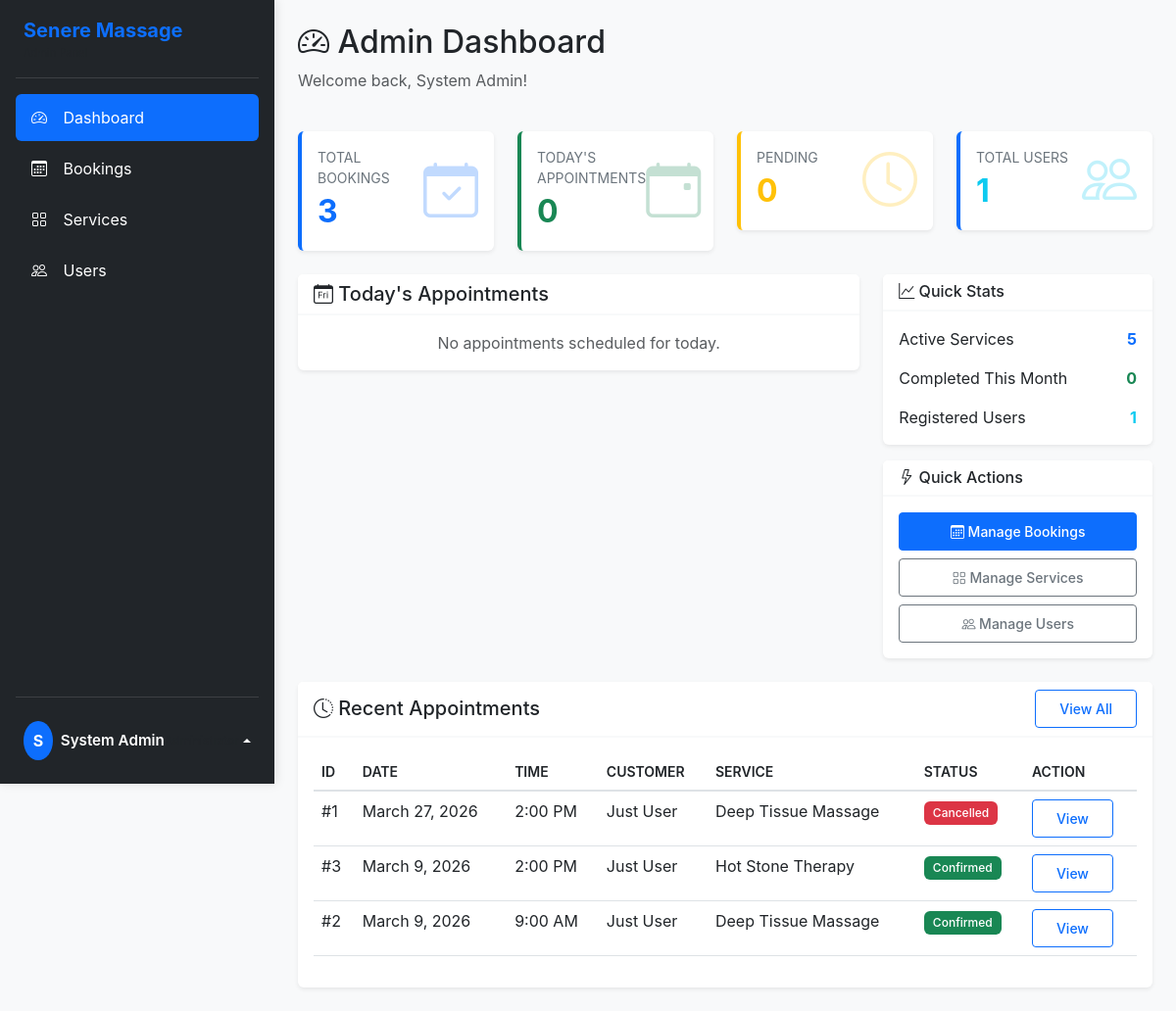
Page /admin/dashboard.php (signed in) on the committed database.
### tables this page shows
CREATE TABLE `appointments` (
  `appointment_id` int(11) NOT NULL,
  `user_id` int(11) NOT NULL,
  `service_id` int(11) NOT NULL,
  `appointment_date` date NOT NULL,
  `start_time` time NOT NULL,
  `end_time` time NOT NULL,
  `status` enum('pending','confirmed','completed','cancelled','no-show') DEFAULT 'confirmed',
  `cancellation_reason` text DEFAULT NULL,
  `cancelled_at` timestamp NULL DEFAULT NULL,
  `notes` text DEFAULT NULL,
  `created_at` timestamp NOT NULL DEFAULT current_timestamp(),
  `updated_at` timestamp NOT NULL DEFAULT current_timestamp() ON UPDATE current_timestamp()
);

CREATE TABLE `users` (
  `user_id` int(11) NOT NULL,
  `full_name` varchar(100) NOT NULL,
  `email` varchar(100) NOT NULL,
  `phone` varchar(20) NOT NULL,
  `password` varchar(255) NOT NULL,
  `role` enum('user','admin') DEFAULT 'user',
  `status` enum('active','suspended','inactive') DEFAULT 'active',
  `email_verified` tinyint(1) DEFAULT 0,
  `verification_token` varchar(100) DEFAULT NULL,
  `created_at` timestamp NOT NULL DEFAULT current_timestamp(),
  `updated_at` timestamp NOT NULL DEFAULT current_timestamp() ON UPDATE current_timestamp()
);

CREATE TABLE `services` (
  `service_id` int(11) NOT NULL,
  `service_name` varchar(100) NOT NULL,
  `description` text DEFAULT NULL,
  `duration` int(11) NOT NULL COMMENT 'Duration in minutes',
  `price` decimal(10,2) NOT NULL,
  `image_url` varchar(500) DEFAULT NULL COMMENT 'Service image URL or path',
  `status` enum('active','inactive') DEFAULT 'active',
  `created_at` timestamp NOT NULL DEFAULT current_timestamp(),
  `updated_at` timestamp NOT NULL DEFAULT current_timestamp() ON UPDATE current_timestamp()
);

### admin/dashboard.php (the view, shortened to what the rows shown need)
<?php
require_once '../config/config.php';
$database = new Database();
$db = $database->getConnection();
$appointment_model = new Appointment($db);
$recent_appointments = array_slice($appointment_model->getAll([]), 0, 10);
include '../includes/header.php';
?>
<div class="admin-layout d-flex">
    <div class="admin-content flex-grow-1">
        <div class="container-fluid  p-4">
            <div class="row mb-4">
                <div class="col">
                    <h2><i class="bi bi-speedometer2"></i> Admin Dashboard</h2>
                </div>
            </div>
    <div class="row mt-4">
        <div class="col-12">
            <div class="card">
                        <div class="card-body">
                            <?php if (!empty($recent_appointments)): ?>
                                <div class="table-responsive">
                                    <table class="table table-hover">
                                        <thead>
                                            <tr>
                                                <th>ID</th>
                                                <th>Date</th>
                                                <th>Time</th>
                                                <th>Customer</th>
                                                <th>Service</th>
                                                <th>Status</th>
                                                <th>Action</th>
                                            </tr>
                                        </thead>
                                        <tbody>
                                            <?php foreach ($recent_appointments as $app): ?>
                                                <tr>
                                                    <td>#<?php echo $app['appointment_id']; ?></td>
                                                    <td><?php echo formatDate($app['appointment_date']); ?></td>
                                                    <td><?php echo formatTime($app['start_time']); ?></td>
                                                    <td><?php echo escape($app['full_name']); ?></td>
                                                    <td><?php echo escape($app['service_name']); ?></td>
                                                    <td>
                                                        <span class="badge bg-<?php
                                                            echo $app['status'] == 'confirmed' ? 'success' :
                                                                ($app['status'] == 'completed' ? 'primary' :
                                                                ($app['status'] == 'cancelled' ? 'danger' : 'warning'));
                                                        ?>">
                                                            <?php echo ucfirst($app['status']); ?>
                                                        </span>
                                                    </td>
                                                    <td>
                                                        <a href="bookings.php?view=<?php echo $app['appointment_id']; ?>"
                                                           class="btn btn-sm btn-outline-primary">
                                                            View
                                                        </a>
                                                    </td>
                                                </tr>
                                            <?php endforeach; ?>
                                        </tbody>
                                    </table>
                                </div>
                            <?php else: ?>
                                <p class="text-center text-muted mb-0">No appointments yet.</p>
                            <?php endif; ?>
                        </div>
                    </div>
                </div>
            </div>
        </div>
    </div>
</div>
<?php include '../includes/footer.php'; ?>

### rows in the picture
appointments: appointment_id "1", appointment_date "March 27, 2026", start_time "2:00 PM", user.full_name "Just User", service.service_name "Deep Tissue Massage", status "Cancelled"
appointments: appointment_id "3", appointment_date "March 9, 2026", start_time "2:00 PM", user.full_name "Just User", service.service_name "Hot Stone Therapy", status "Confirmed"
appointments: appointment_id "2", appointment_date "March 9, 2026", start_time "9:00 AM", user.full_name "Just User", service.service_name "Deep Tissue Massage", status "Confirmed"

### other values in the picture
SITE_NAME "Senere Massage"
substr($_SESSION['full_name'], 0, 1) "S"
$_SESSION['full_name'] "System Admin"
$stats['total'] "3"
$stats['today'] "0"
$stats['pending'] "0"
$total_users "1"
$total_services "5"
$stats['completed_month'] "0"
